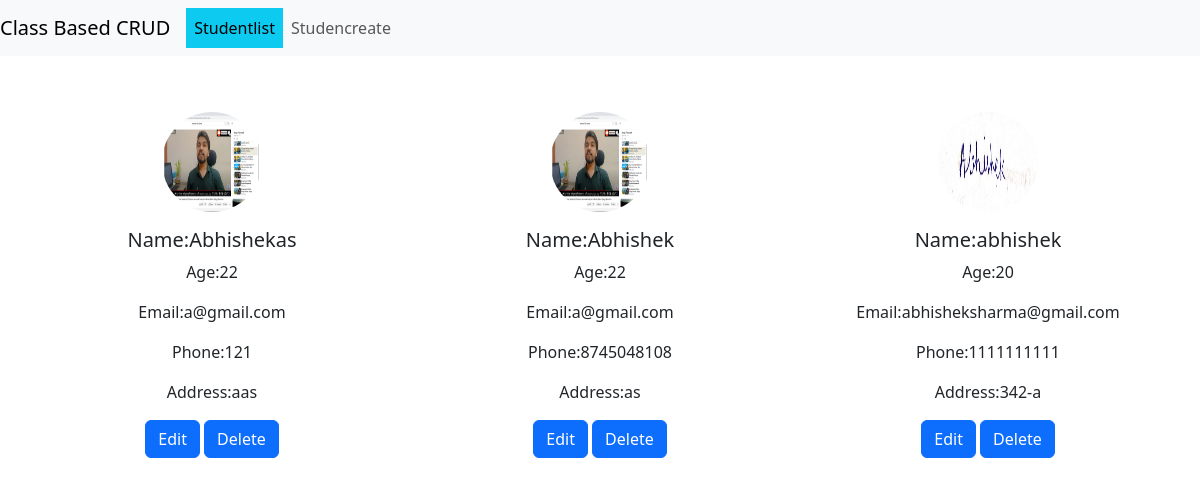
The app's page /studentlist with its own data.
### crudapp/models.py (models this page shows, shortened)
class Student(models.Model):
    sname=models.CharField(max_length=30)
    sage=models.IntegerField()
    sgender=models.CharField(max_length=40,choices=gender)
    semail=models.EmailField(max_length=60)
    sphone=models.CharField(max_length=10)
    saddress=models.TextField()
    simage=models.ImageField(upload_to='student')
    def get_absolute_url(self):
        return reverse('StudentUpdateview', kwargs={'id': self.id})
    def delete_url(self):
        return reverse('StudentDeleteView', kwargs={'id': self.id})

### crudapp/views.py (the view)
# urls.py: path('studentlist',Studentlist.as_view(),name='studentlist'),
class Studentlist(ListView):
    model=Student
    template_name="studentlist.html"
    context_object_name='cat'

### templates/studentlist.html (shortened to what this page needs)
{% extends 'base.html' %}
{% block content %}
<div class="container pt-5">
    <div class="row justify-content-center">
        {% for x in cat %}
        {% if forloop.counter|divisibleby:2 %}
        <div class="col-sm-6 col-md-4 cardhover mx-auto pt-2">
            <div class="card border border-0">
                <img src="{{x.simage.url}}" class="card-img-top mx-auto"
                    style="border-radius: 50%;width: 100px;height: 100px;" alt="...">
                <div class="card-body text-center">
                    <h5 class="card-title">Name:{{x.sname}}</h5>
                    <p class="card-text">Age:{{x.sage}}</p>
                    <p class="card-text">Email:{{x.semail}}</p>
                    <p class="card-text">Phone:{{x.sphone}}</p>
                    <p class="card-text">
                    <Address>Address:{{x.saddress}} </Address>
                    </p>
                    <a href="{{x.get_absolute_url}}" class="btn btn-primary">Edit</a>
                    <a href="{{x.delete_url}}" class="btn btn-primary">Delete</a>
                </div>
            </div>
        </div>
        {% else %}
        <div class="col-sm-6 col-md-4  cardhover text-center pt-2">
            <div class="card border border-0">
                <img src="{{x.simage.url}}" class="card-img-top mx-auto"
                    style="border-radius: 50%;width: 100px;height: 100px;" alt="...">
                <div class="card-body text-center">
                    <h5 class="card-title">Name:{{x.sname}}</h5>
                    <p class="card-text">Age:{{x.sage}}</p>
                    <p class="card-text">Email:{{x.semail}}</p>
                    <p class="card-text">Phone:{{x.sphone}}</p>
                    <p class="card-text">
                    <Address>Address:{{x.saddress}} </Address>
                    </p>
                    <a href="{{x.get_absolute_url}}" class="btn btn-primary">Edit</a>
                    <a href="{{x.delete_url}}" class="btn btn-primary">Delete</a>
                </div>
            </div>
        </div>
        {% endif %}
        {% endfor %}
    </div>
</div>
{% endblock %}

### templates/base.html (shortened to what this page needs)
{% load static %}
<!DOCTYPE html>
<html lang="en">
    <head>
        <link rel="stylesheet" href="{% static 'css/bootstrap.min.css' %}">
    </head>
    <body>
        {% include 'navbar.html' %}
        {% block content %}
        {% endblock %}
    </body>
</html>

### templates/navbar.html (shortened to what this page needs)
<nav class="navbar navbar-expand-lg bg-light">
    <div class="container-fluid">
        <a class="navbar-brand" href={% url 'studentlist' %}>Class Based CRUD</a>
        <div class="collapse navbar-collapse" id="navbarSupportedContent">
            <ul class="navbar-nav me-auto mb-2 mb-lg-0">
                <li class="nav-item">
                    {% url 'studentlist' as studenlist%}
                    <a class="nav-link {% if request.path == studenlist %}active bg-info {% endif %}" aria-current="page" href="{% url 'studentlist' %} ">Studentlist</a>
                </li>
                {% url 'Studentformview' as Studentformview %}
                <li class="nav-item ">
                    <a class="nav-link {% if request.path == Studentformview %}active bg-info{% endif %}" aria-current="page" href="{% url 'Studentformview' %}">Studencreate</a>
                </li>
            </ul>
        </div>
    </div>
</nav>

### records on screen
Student: simage (picture), sname "Abhishekas", sage "22", semail "a@gmail.com", sphone "121", saddress "aas"
Student: simage (picture), sname "Abhishek", sage "22", semail "a@gmail.com", sphone "8745048108", saddress "as"
Student: simage (picture), sname "abhishek", sage "20", semail "abhisheksharma@gmail.com", sphone "1111111111", saddress "342-a"
